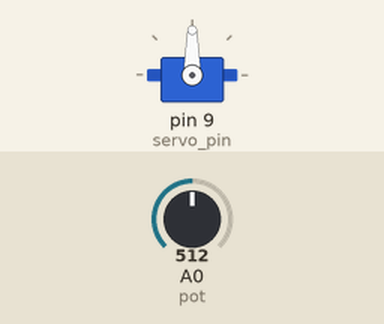
This sketch was run on a simulated Arduino Uno, built with avr-gcc and run on an emulated ATmega328P. Parts: servo. The inputs (shaded band) are chosen by the test bench; at power-on: A0 (pot) = 512. What the sketch prints to the serial monitor is not drawn.

Above: at 1.2 s.
1.3 s: A0 (pot) set to 716
At 1.9 s:
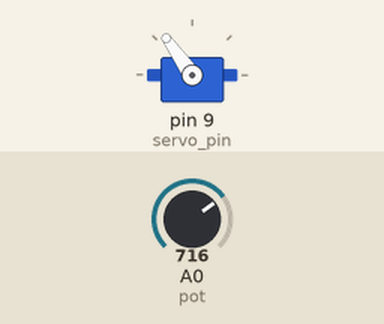
2.8 s: A0 (pot) set to 900
At 3.1 s:
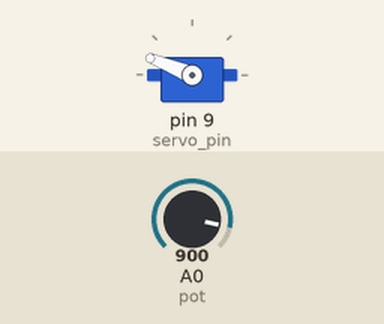
4.3 s: A0 (pot) set to 1023
At 5.4 s:
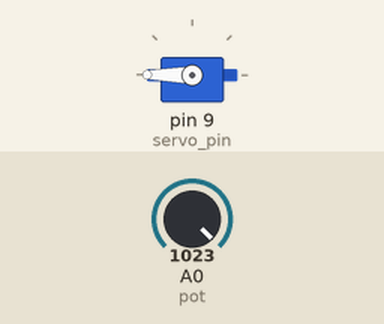
5.8 s: A0 (pot) set to 306
At 6.6 s:
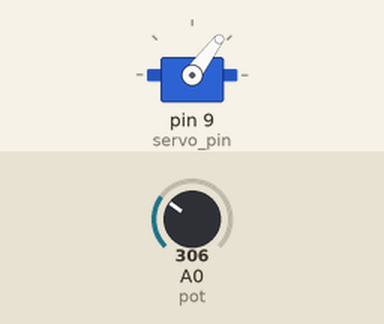
7.3 s: A0 (pot) set to 122
At 7.6 s:
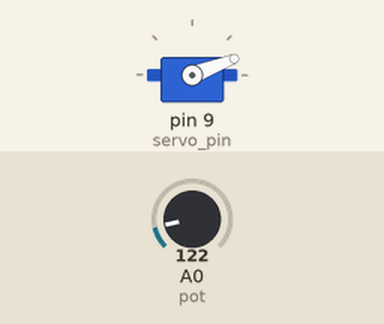
8.8 s: A0 (pot) set to 0
At 9.9 s:
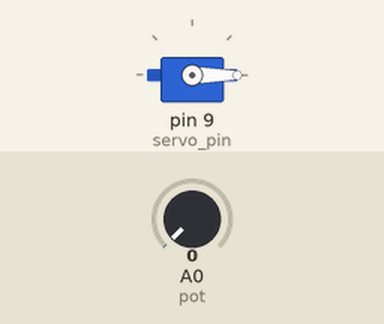
Timing chart, 0 to 11.3 s (numbered marks = the images above; inputs shaded):
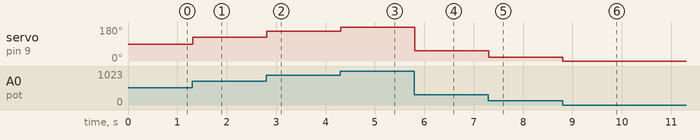

Measured:
- after the input at 1.3 s, servo on pin 9 (servo_pin): 90° → 125° at once
- after the input at 2.8 s, servo on pin 9 (servo_pin): 125° → 158° at once
- after the input at 4.3 s, servo on pin 9 (servo_pin): 158° → 180° at once
- after the input at 5.8 s, servo on pin 9 (servo_pin): 180° → 53° at once
- after the input at 7.3 s, servo on pin 9 (servo_pin): 53° → 21° at once
- after the input at 8.8 s, servo on pin 9 (servo_pin): 21° → 0° at once

The sketch:

servo_with_potintiometer.ino
```cpp
#include <Servo.h>
Servo myservo;
int servo_pin = 9;
int pot = A0;
int val;
void setup() {
  // put your setup code here, to run once:
  pinMode(pot, INPUT);
  myservo.attach(servo_pin);
  Serial.begin(9600);
}

void loop() {
  // put your main code here, to run repeatedly:
  val = analogRead(pot);
  val = map(val, 0, 1023, 0, 180);
  Serial.println(val);
  myservo.write(val);
}
```
